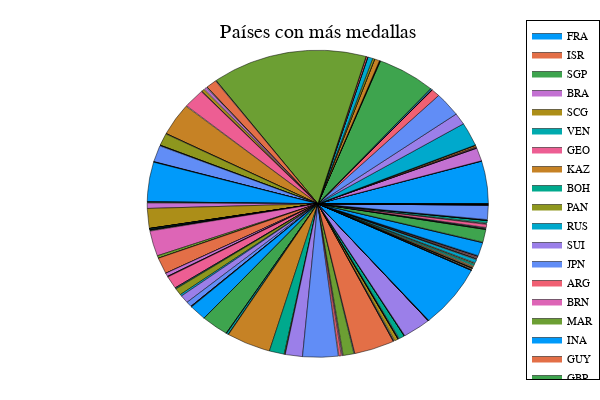

The cell this chart's notebook holds for it:
### Markdown cell above
Pueden aplicarse los filtros de país y deporte ↑

### Code cell
Plots.plotly() 
c = countmap(juegos.Country)
x = collect(keys(c))
y = collect(values(c))
pie(x, y, title="Países con más medallas", l=0.5, shadow=true,)
